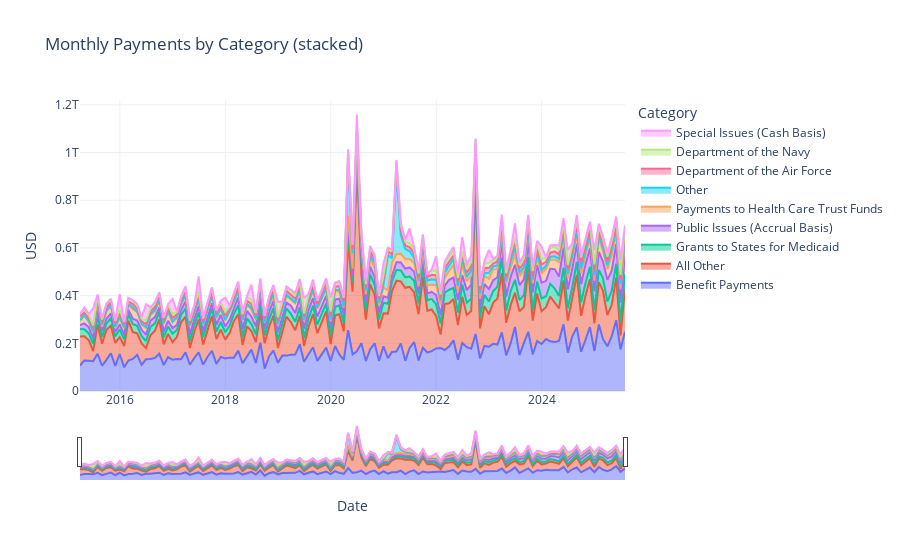

Notebook cell for this chart:
### Code cell
fig = plot_stacked_plotly(
    outlays_pivot,
    title="Monthly Payments by Category (stacked)",
    y_label="USD",
    scale=1   # 1/1000 convert millions → billions
)
fig.show()
